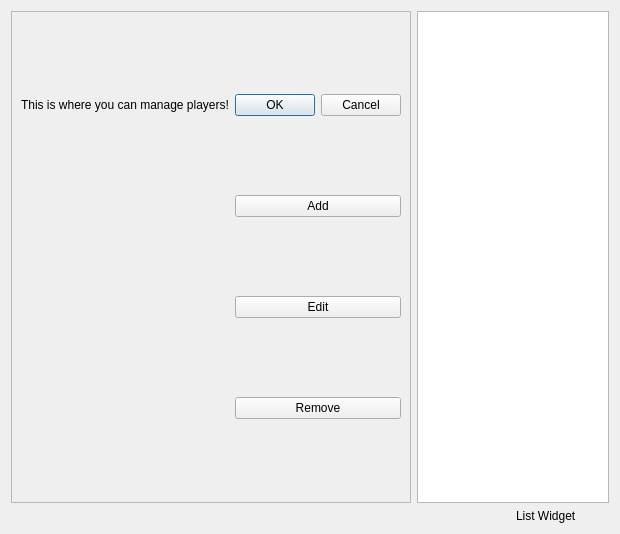
<?xml version="1.0" encoding="UTF-8"?>
<ui version="4.0">
 <class>ManagePlayerMenu</class>
 <widget class="QDialog" name="ManagePlayerMenu">
  <property name="geometry">
   <rect>
    <x>0</x>
    <y>0</y>
    <width>620</width>
    <height>534</height>
   </rect>
  </property>
  <property name="cursor">
   <cursorShape>ArrowCursor</cursorShape>
  </property>
  <property name="windowTitle">
   <string>Dialog</string>
  </property>
  <layout class="QGridLayout" name="gridLayout">
   <item row="2" column="3">
    <widget class="QLabel" name="label_2">
     <property name="text">
      <string>List Widget</string>
     </property>
    </widget>
   </item>
   <item row="0" column="2" colspan="2">
    <widget class="QListWidget" name="listWidget"/>
   </item>
   <item row="0" column="0">
    <widget class="QFrame" name="frame">
     <property name="frameShape">
      <enum>QFrame::StyledPanel</enum>
     </property>
     <property name="frameShadow">
      <enum>QFrame::Raised</enum>
     </property>
     <layout class="QGridLayout" name="gridLayout_2">
      <item row="1" column="1">
       <widget class="QPushButton" name="PlayerMenuAdd">
        <property name="text">
         <string>Add</string>
        </property>
       </widget>
      </item>
      <item row="3" column="1">
       <widget class="QPushButton" name="PlayerMenuRemove">
        <property name="text">
         <string>Remove</string>
        </property>
       </widget>
      </item>
      <item row="2" column="1">
       <widget class="QPushButton" name="PlayerMenuEdit">
        <property name="text">
         <string>Edit</string>
        </property>
       </widget>
      </item>
      <item row="0" column="1">
       <widget class="QDialogButtonBox" name="buttonBox">
        <property name="orientation">
         <enum>Qt::Horizontal</enum>
        </property>
        <property name="standardButtons">
         <set>QDialogButtonBox::Cancel|QDialogButtonBox::Ok</set>
        </property>
       </widget>
      </item>
      <item row="0" column="0">
       <widget class="QLabel" name="label">
        <property name="sizeIncrement">
         <size>
          <width>5</width>
          <height>5</height>
         </size>
        </property>
        <property name="text">
         <string>This is where you can manage players!</string>
        </property>
       </widget>
      </item>
     </layout>
    </widget>
   </item>
  </layout>
 </widget>
 <resources/>
 <connections>
  <connection>
   <sender>buttonBox</sender>
   <signal>accepted()</signal>
   <receiver>ManagePlayerMenu</receiver>
   <slot>accept()</slot>
   <hints>
    <hint type="sourcelabel">
     <x>366</x>
     <y>114</y>
    </hint>
    <hint type="destinationlabel">
     <x>157</x>
     <y>274</y>
    </hint>
   </hints>
  </connection>
  <connection>
   <sender>buttonBox</sender>
   <signal>rejected()</signal>
   <receiver>ManagePlayerMenu</receiver>
   <slot>reject()</slot>
   <hints>
    <hint type="sourcelabel">
     <x>366</x>
     <y>114</y>
    </hint>
    <hint type="destinationlabel">
     <x>286</x>
     <y>274</y>
    </hint>
   </hints>
  </connection>
  <connection>
   <sender>PlayerMenuRemove</sender>
   <signal>clicked()</signal>
   <receiver>PlayerMenuRemove</receiver>
   <slot>click()</slot>
   <hints>
    <hint type="sourcelabel">
     <x>297</x>
     <y>411</y>
    </hint>
    <hint type="destinationlabel">
     <x>297</x>
     <y>411</y>
    </hint>
   </hints>
  </connection>
 </connections>
</ui>
